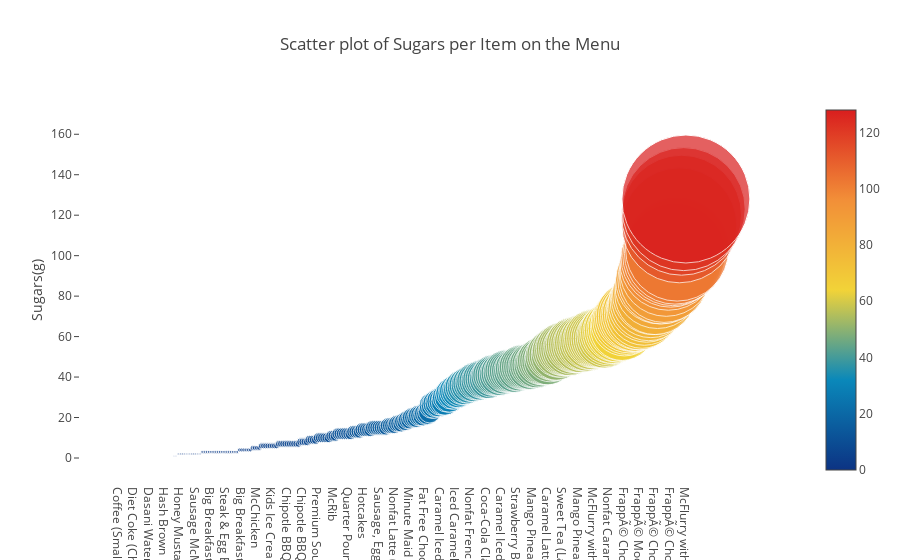

Here is the notebook cell this chart was saved with:
### Code cell
# Now let's plot a scatter plot
# This plot is based on the one made by Anisotropic:
# https://www.kaggle.com/arthurtok/super-sized-we-mcdonald-s-nutritional-metrics

trace = go.Scatter(
    y = df_sugars['Sugars'].values,
    x = df_sugars['Item'].values,
    mode='markers',
    marker=dict(
        size= df_sugars['Sugars'].values,
        #color = np.random.randn(500), #set color equal to a variable
        color = df_sugars['Sugars'].values,
        colorscale='Portland',
        showscale=True
    ),
    text = menu['Item'].values
)
data = [trace]

layout= go.Layout(
    autosize= True,
    title= 'Scatter plot of Sugars per Item on the Menu',
    hovermode= 'closest',
    xaxis=dict(
        showgrid=False,
        zeroline=False,
        showline=False
    ),
    yaxis=dict(
        title= 'Sugars(g)',
        ticklen= 5,
        gridwidth= 2,
        showgrid=False,
        zeroline=False,
        showline=False
    ),
    showlegend= False
)
fig = go.Figure(data=data, layout=layout)
py.iplot(fig,filename='scatterChol')

### Figure 1 — Plotly figure (JSON) as saved in the notebook; plotly's stock layout.template omitted (floating-point values rounded to 4 significant figures; data arrays with more than 128 entries replaced by an {"elided": "..."} marker saying what was removed)
{"data": [{"marker": {"color": {"elided": "260 int values"}, "colorscale": "Portland", "showscale": true, "size": {"elided": "260 int values"}}, "mode": "markers", "text": {"elided": "260 str values"}, "type": "scatter", "x": {"elided": "260 str values"}, "y": {"elided": "260 int values"}}], "layout": {"autosize": true, "hovermode": "closest", "showlegend": false, "title": "Scatter plot of Sugars per Item on the Menu", "xaxis": {"showgrid": false, "showline": false, "zeroline": false}, "yaxis": {"gridwidth": 2, "showgrid": false, "showline": false, "ticklen": 5, "title": "Sugars(g)", "zeroline": false}}}
